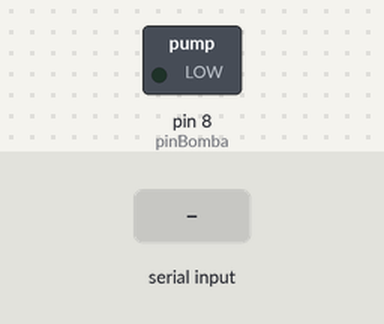
The sketch below on a simulated Arduino Uno, built with avr-gcc and run on an emulated ATmega328P. Shown: switched loads named in the sketch (green lamp = pin HIGH). The test bench sets the inputs (shaded band). What the sketch prints to the serial monitor is not drawn.

Above: at 1.3 s.
1.4 s: "ON\n" received over Serial
At 2.6 s:
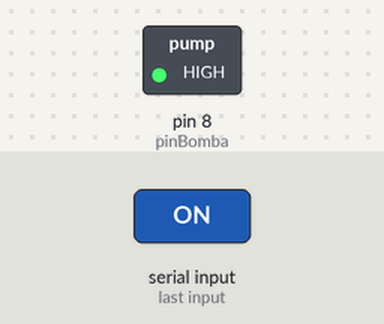
2.9 s: "OFF\n" received over Serial
At 4.0 s:
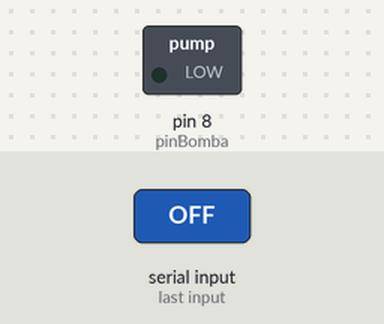
4.4 s: "AUTO\n" received over Serial
At 5.4 s:
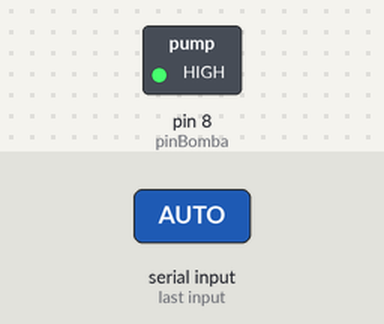
Timing chart, 0 to 8.9 s (numbered marks = the images above; inputs shaded):
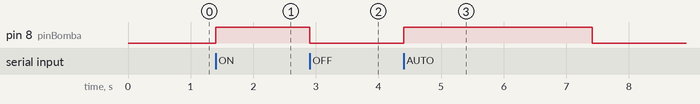

The sketch:

codigo_bomba.ino
```cpp
// --- Configuración de pines ---
const int pinBomba = 8;   // Pin conectado al Gate del MOSFET

void setup() {
  Serial.begin(9600);          // Comunicación serial para control manual
  pinMode(pinBomba, OUTPUT);   // El pin controla el MOSFET
  digitalWrite(pinBomba, LOW); // Asegura que la bomba empiece apagada

  Serial.println("Control de bomba listo.");
  Serial.println("Comandos disponibles:");
  Serial.println("  ON  - Enciende la bomba");
  Serial.println("  OFF - Apaga la bomba");
  Serial.println("  AUTO - Activa modo automático (enciende 3 seg, apaga 5 seg)");
}

void loop() {
  // --- Control manual desde el monitor serie ---
  if (Serial.available()) {
    String comando = Serial.readStringUntil('\n');
    comando.trim(); // Elimina espacios o saltos de línea

    if (comando.equalsIgnoreCase("ON")) {
      digitalWrite(pinBomba, HIGH);
      Serial.println("💧 Bomba ENCENDIDA");
    }
    else if (comando.equalsIgnoreCase("OFF")) {
      digitalWrite(pinBomba, LOW);
      Serial.println("💤 Bomba APAGADA");
    }
    else if (comando.equalsIgnoreCase("AUTO")) {
      Serial.println("⏱ Modo automático (3s encendida, 5s apagada)");
      for (int i = 0; i < 3; i++) { // Repite 3 ciclos
        digitalWrite(pinBomba, HIGH);
        Serial.println("💧 Bomba ENCENDIDA");
        delay(3000); // 3 segundos encendida
        digitalWrite(pinBomba, LOW);
        Serial.println("💤 Bomba APAGADA");
        delay(5000); // 5 segundos apagada
      }
      Serial.println("Modo automático finalizado.");
    }
    else {
      Serial.println("Comando no reconocido. Usa: ON / OFF / AUTO");
    }
  }
}
```

Measured:
- after the input at 1.4 s, pin 8 (pinBomba): LOW → HIGH at once
- after the input at 2.9 s, pin 8 (pinBomba): HIGH → LOW at once
- after the input at 4.4 s, pin 8 (pinBomba): LOW → HIGH at once, → LOW 3.0 s later
